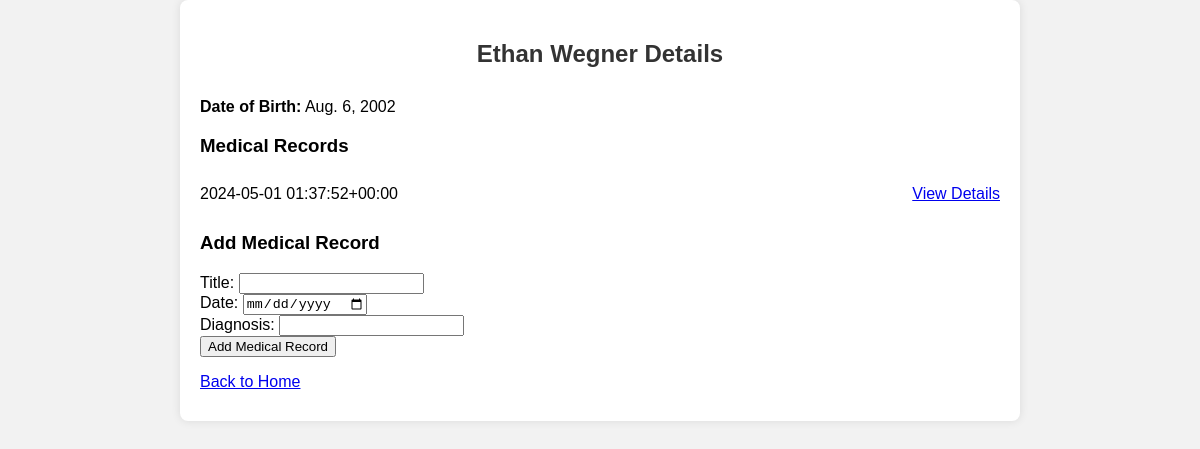
Before: /patients/patients/1/ with the older database file.
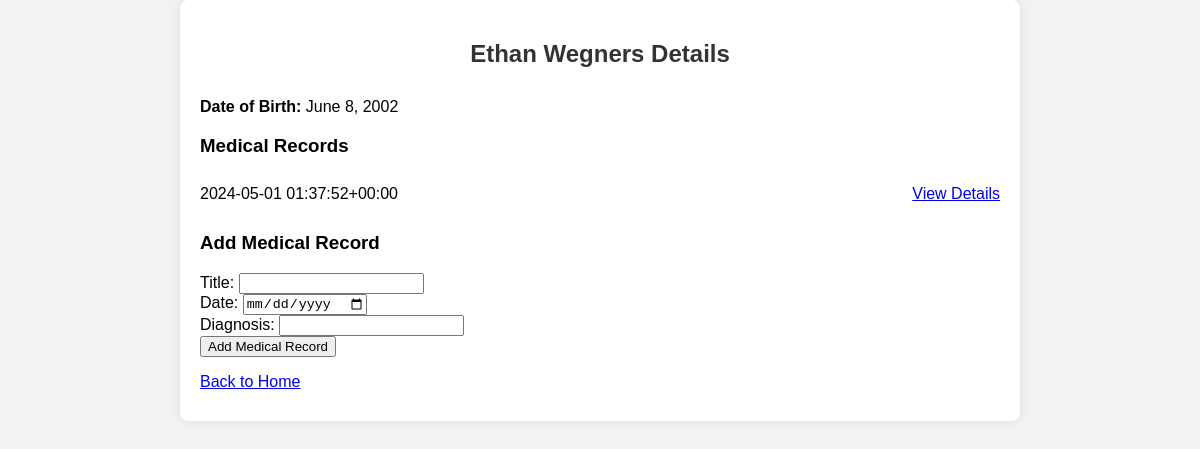
After: the same page with the newer database file.
### patients/models.py (models this page shows, shortened)
class Patient(models.Model):
    name = models.CharField(max_length=100)
    date_of_birth = models.DateField()

### patients/views.py (the view)
# urls.py: path('patients/<int:patient_id>/', views.patient_detail_view, name='patient_detail'),
def patient_detail_view(request, patient_id):
    patient = get_object_or_404(Patient, pk=patient_id)
    medical_records = patient.medicalrecord_set.all()
    if request.method == 'POST':
        form = MedicalRecordForm(request.POST)
        if form.is_valid():
            medical_record = form.save(commit=False)
            medical_record.patient = patient
            medical_record.save()
            return redirect('patient_detail', patient_id=patient_id)
    else:
        form = MedicalRecordForm()
    return render(request, 'patient_detail.html', {'patient': patient, 'medical_records': medical_records, 'form': form})

### patients/forms.py
class MedicalRecordForm(forms.ModelForm):
    class Meta:
        model = MedicalRecord
        fields = ['diagnosis']

### templates/patient_detail.html (shortened to what this page needs)
<!DOCTYPE html>
<html lang="en">
<head>
</head>
<body>
    <div class="container">
        <h2>{{ patient.name }} Details</h2>
        <p><strong>Date of Birth:</strong> {{ patient.date_of_birth }}</p>
        <h3>Medical Records</h3>
        <ul>
            {% for record in medical_records %}
             <li>
                    <span>{{ record.title }}</span>
                 <a href="{% url 'medical_record_view' patient_id=patient.id record_id=record.id %}">View Details</a>
              </li>
         {% empty %}
              <li>No medical records found.</li>
          {% endfor %}
        </ul>
        <h3>Add Medical Record</h3>
        <form method="post" action="{% url 'patient_detail' patient_id=patient.id %}">
            <div>
                <label for="id_title">Title:</label>
                <input type="text" id="id_title" name="title" required>
            </div>
            <div>
                <label for="id_date">Date:</label>
                <input type="date" id="id_date" name="date" required>
            </div>
            <div>
                <label for="id_diagnosis">Diagnosis:</label>
                <input type="text" id="id_diagnosis" name="diagnosis" required>
            </div>
            <button type="submit">Add Medical Record</button>
        </form>
        <p><a href="{% url 'home' %}">Back to Home</a></p>
    </div>
</body>
</html>

Changed rows visible on the page:
changed Patient: name "Ethan Wegner" → "Ethan Wegners"; date_of_birth "Aug. 6, 2002" → "June 8, 2002"
